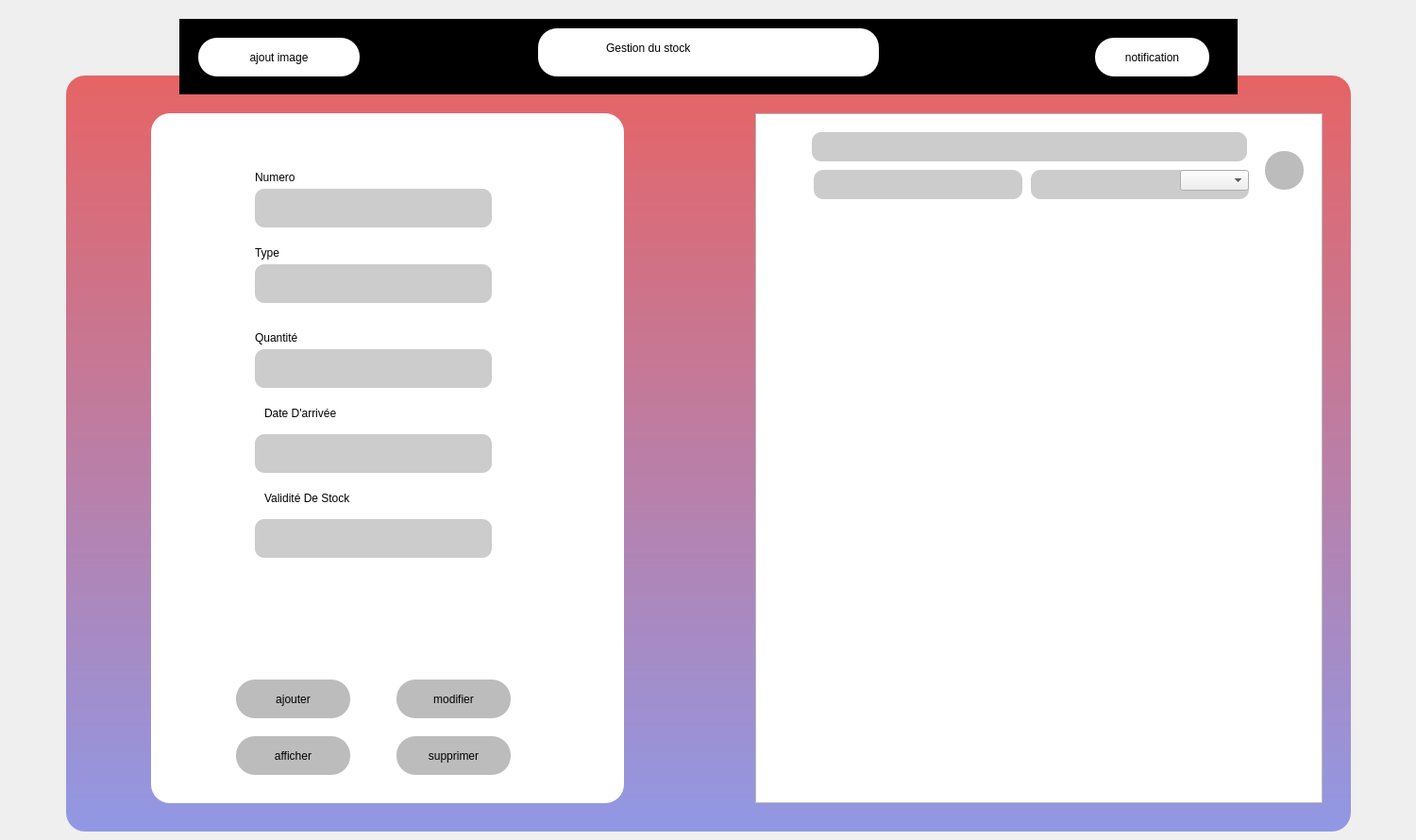
<?xml version="1.0" encoding="UTF-8"?>
<ui version="4.0">
 <class>stock</class>
 <widget class="QDialog" name="stock">
  <property name="geometry">
   <rect>
    <x>0</x>
    <y>0</y>
    <width>1500</width>
    <height>890</height>
   </rect>
  </property>
  <property name="windowTitle">
   <string>Dialog</string>
  </property>
  <property name="styleSheet">
   <string notr="true">QLineEdit{
border-radius:10px;
}

QPushButton{
    
	background-color: rgb(188, 188, 188);
	border-radius:20px;
	
	font: 9pt &quot;MS Reference Sans Serif&quot;;

}

#widget{
background-color: QLinearGradient(x1: 0,y1: 0,x2: 0,y2: 1,stop: 0 #e66465, stop:1 #9198e5);
	border-radius:20px;
}
#widget_2{
	
	border-radius:20px;
	background-color: rgb(255, 255, 255);
}

QLineEdit{
	
	 
	background-color: rgb(204, 204, 204);
   
}

QLabel{
	
	font: 11pt &quot;MV Boli&quot;;
}</string>
  </property>
  <widget class="QWidget" name="widget" native="true">
   <property name="geometry">
    <rect>
     <x>70</x>
     <y>80</y>
     <width>1361</width>
     <height>801</height>
    </rect>
   </property>
   <widget class="QTableView" name="tableView">
    <property name="geometry">
     <rect>
      <x>730</x>
      <y>40</y>
      <width>601</width>
      <height>731</height>
     </rect>
    </property>
   </widget>
   <widget class="QWidget" name="widget_2" native="true">
    <property name="geometry">
     <rect>
      <x>90</x>
      <y>40</y>
      <width>501</width>
      <height>731</height>
     </rect>
    </property>
    <widget class="QLineEdit" name="lineEdit">
     <property name="geometry">
      <rect>
       <x>110</x>
       <y>80</y>
       <width>251</width>
       <height>41</height>
      </rect>
     </property>
    </widget>
    <widget class="QLineEdit" name="lineEdit_2">
     <property name="geometry">
      <rect>
       <x>110</x>
       <y>160</y>
       <width>251</width>
       <height>41</height>
      </rect>
     </property>
    </widget>
    <widget class="QLineEdit" name="lineEdit_3">
     <property name="geometry">
      <rect>
       <x>110</x>
       <y>250</y>
       <width>251</width>
       <height>41</height>
      </rect>
     </property>
    </widget>
    <widget class="QLineEdit" name="lineEdit_4">
     <property name="geometry">
      <rect>
       <x>110</x>
       <y>340</y>
       <width>251</width>
       <height>41</height>
      </rect>
     </property>
    </widget>
    <widget class="QLineEdit" name="lineEdit_5">
     <property name="geometry">
      <rect>
       <x>110</x>
       <y>430</y>
       <width>251</width>
       <height>41</height>
      </rect>
     </property>
    </widget>
    <widget class="QPushButton" name="pushButton_2">
     <property name="geometry">
      <rect>
       <x>260</x>
       <y>600</y>
       <width>121</width>
       <height>41</height>
      </rect>
     </property>
     <property name="text">
      <string>modifier</string>
     </property>
    </widget>
    <widget class="QLabel" name="label">
     <property name="geometry">
      <rect>
       <x>110</x>
       <y>60</y>
       <width>56</width>
       <height>16</height>
      </rect>
     </property>
     <property name="text">
      <string>Numero</string>
     </property>
    </widget>
    <widget class="QLabel" name="label_2">
     <property name="geometry">
      <rect>
       <x>110</x>
       <y>140</y>
       <width>71</width>
       <height>16</height>
      </rect>
     </property>
     <property name="text">
      <string>Type</string>
     </property>
    </widget>
    <widget class="QLabel" name="label_3">
     <property name="geometry">
      <rect>
       <x>110</x>
       <y>230</y>
       <width>121</width>
       <height>16</height>
      </rect>
     </property>
     <property name="text">
      <string>Quantité</string>
     </property>
    </widget>
    <widget class="QPushButton" name="pushButton_3">
     <property name="geometry">
      <rect>
       <x>260</x>
       <y>660</y>
       <width>121</width>
       <height>41</height>
      </rect>
     </property>
     <property name="text">
      <string>supprimer</string>
     </property>
    </widget>
    <widget class="QPushButton" name="pushButton_4">
     <property name="geometry">
      <rect>
       <x>90</x>
       <y>600</y>
       <width>121</width>
       <height>41</height>
      </rect>
     </property>
     <property name="text">
      <string>ajouter</string>
     </property>
    </widget>
    <widget class="QPushButton" name="pushButton_5">
     <property name="geometry">
      <rect>
       <x>90</x>
       <y>660</y>
       <width>121</width>
       <height>41</height>
      </rect>
     </property>
     <property name="text">
      <string>afficher</string>
     </property>
    </widget>
    <widget class="QLabel" name="label_4">
     <property name="geometry">
      <rect>
       <x>120</x>
       <y>310</y>
       <width>131</width>
       <height>16</height>
      </rect>
     </property>
     <property name="text">
      <string>Date D'arrivée</string>
     </property>
    </widget>
    <widget class="QLabel" name="label_5">
     <property name="geometry">
      <rect>
       <x>120</x>
       <y>400</y>
       <width>161</width>
       <height>16</height>
      </rect>
     </property>
     <property name="text">
      <string>Validité De Stock</string>
     </property>
    </widget>
    <widget class="QLabel" name="label_6">
     <property name="geometry">
      <rect>
       <x>120</x>
       <y>480</y>
       <width>56</width>
       <height>16</height>
      </rect>
     </property>
     <property name="text">
      <string/>
     </property>
    </widget>
   </widget>
   <widget class="QLineEdit" name="lineEdit_7">
    <property name="geometry">
     <rect>
      <x>790</x>
      <y>60</y>
      <width>461</width>
      <height>31</height>
     </rect>
    </property>
   </widget>
   <widget class="QLineEdit" name="lineEdit_8">
    <property name="geometry">
     <rect>
      <x>1022</x>
      <y>100</y>
      <width>231</width>
      <height>31</height>
     </rect>
    </property>
   </widget>
   <widget class="QLineEdit" name="lineEdit_9">
    <property name="geometry">
     <rect>
      <x>792</x>
      <y>100</y>
      <width>221</width>
      <height>31</height>
     </rect>
    </property>
   </widget>
   <widget class="QComboBox" name="comboBox">
    <property name="geometry">
     <rect>
      <x>1180</x>
      <y>100</y>
      <width>73</width>
      <height>22</height>
     </rect>
    </property>
   </widget>
   <widget class="QPushButton" name="pushButton_6">
    <property name="geometry">
     <rect>
      <x>1270</x>
      <y>80</y>
      <width>41</width>
      <height>41</height>
     </rect>
    </property>
    <property name="text">
     <string/>
    </property>
    <property name="icon">
     <iconset resource="style.qrc">
      <normaloff>:/new/prefix1/rech.png</normaloff>:/new/prefix1/rech.png</iconset>
    </property>
    <property name="iconSize">
     <size>
      <width>50</width>
      <height>50</height>
     </size>
    </property>
   </widget>
  </widget>
  <widget class="QWidget" name="widget_3" native="true">
   <property name="geometry">
    <rect>
     <x>190</x>
     <y>20</y>
     <width>1121</width>
     <height>80</height>
    </rect>
   </property>
   <property name="styleSheet">
    <string notr="true">background-color:rgb(0, 0, 0)
</string>
   </property>
   <widget class="QPushButton" name="pushButton_7">
    <property name="geometry">
     <rect>
      <x>20</x>
      <y>20</y>
      <width>171</width>
      <height>41</height>
     </rect>
    </property>
    <property name="styleSheet">
     <string notr="true">background-color: rgb(255, 255, 255);</string>
    </property>
    <property name="text">
     <string>ajout image</string>
    </property>
   </widget>
   <widget class="QPushButton" name="pushButton_8">
    <property name="geometry">
     <rect>
      <x>970</x>
      <y>20</y>
      <width>121</width>
      <height>41</height>
     </rect>
    </property>
    <property name="styleSheet">
     <string notr="true">background-color: rgb(255, 255, 255);</string>
    </property>
    <property name="text">
     <string>notification</string>
    </property>
   </widget>
   <widget class="QPushButton" name="pushButton_9">
    <property name="geometry">
     <rect>
      <x>380</x>
      <y>10</y>
      <width>361</width>
      <height>51</height>
     </rect>
    </property>
    <property name="styleSheet">
     <string notr="true">background-color: rgb(255, 255, 255);</string>
    </property>
    <property name="text">
     <string/>
    </property>
   </widget>
   <widget class="QLineEdit" name="lineEdit_10">
    <property name="geometry">
     <rect>
      <x>450</x>
      <y>20</y>
      <width>261</width>
      <height>22</height>
     </rect>
    </property>
    <property name="styleSheet">
     <string notr="true">background-color: rgb(255, 255, 255);

color: rgb(0, 0, 0);

font: 14pt &quot;MV Boli&quot;;</string>
    </property>
    <property name="text">
     <string>Gestion du stock</string>
    </property>
   </widget>
  </widget>
 </widget>
 <resources>
  <include location="style.qrc"/>
 </resources>
 <connections/>
</ui>
